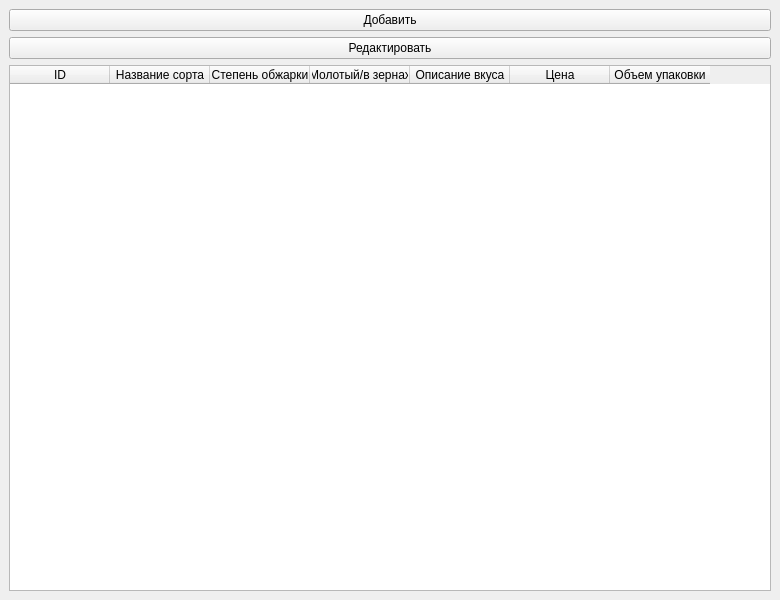
<?xml version="1.0" encoding="UTF-8"?>
<ui version="4.0">
 <class>MainWindow</class>
 <widget class="QMainWindow" name="MainWindow">
  <property name="geometry">
   <rect>
    <x>0</x>
    <y>0</y>
    <width>780</width>
    <height>600</height>
   </rect>
  </property>
  <property name="windowTitle">
   <string>MainWindow</string>
  </property>
  <widget class="QWidget" name="centralwidget">
   <layout class="QVBoxLayout" name="verticalLayout">
    <item>
     <widget class="QPushButton" name="addButton">
      <property name="text">
       <string>Добавить</string>
      </property>
     </widget>
    </item>
    <item>
     <widget class="QPushButton" name="editButton">
      <property name="text">
       <string>Редактировать</string>
      </property>
     </widget>
    </item>
    <item>
     <widget class="QTableWidget" name="tableWidget">
      <property name="sizePolicy">
       <sizepolicy hsizetype="Minimum" vsizetype="Minimum">
        <horstretch>0</horstretch>
        <verstretch>0</verstretch>
       </sizepolicy>
      </property>
      <column>
       <property name="text">
        <string>ID</string>
       </property>
      </column>
      <column>
       <property name="text">
        <string>Название сорта</string>
       </property>
      </column>
      <column>
       <property name="text">
        <string>Степень обжарки</string>
       </property>
      </column>
      <column>
       <property name="text">
        <string>Молотый/в зернах</string>
       </property>
      </column>
      <column>
       <property name="text">
        <string>Описание вкуса</string>
       </property>
      </column>
      <column>
       <property name="text">
        <string>Цена</string>
       </property>
      </column>
      <column>
       <property name="text">
        <string>Объем упаковки</string>
       </property>
      </column>
     </widget>
    </item>
   </layout>
  </widget>
 </widget>
 <resources/>
 <connections/>
</ui>
